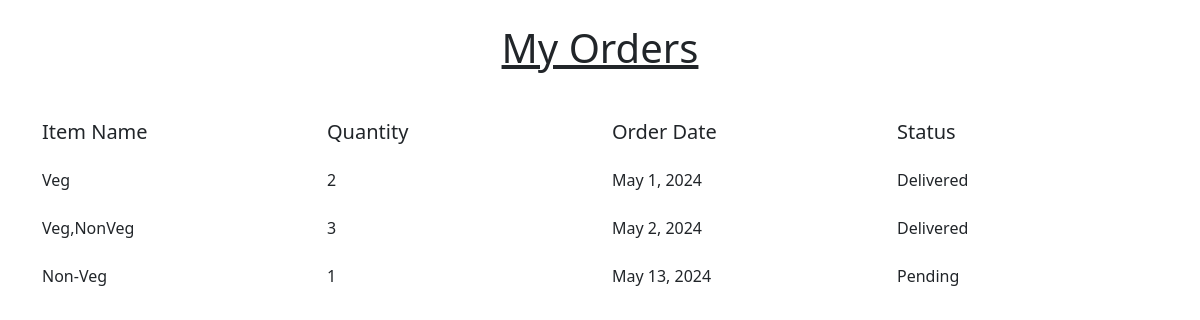
/order/ (signed in), run on the app's committed database.
### myApp/models.py (models this page shows)
class Order(models.Model):
    user=models.ForeignKey(settings.AUTH_USER_MODEL,on_delete=models.CASCADE,null=False)
    food_name=models.CharField(max_length=100)
    order_date = models.DateField(default=timezone.now)
    count=models.IntegerField()
    status=models.CharField(max_length=30,choices=[("Pending","Pending"),("Order Accept","Order Accept"),("Delivered","Delivered")],default="Pending")

### myApp/views.py (the view)
# urls.py: path('order/',views.order,name='order'),
def order(request):
    if request.user.is_staff:
        my_order=Order.objects.all()
    else:
        my_order=Order.objects.filter(user=request.user)
    data={
        'my_order':my_order,
    }
    return render(request,'myorder.html',data)

### template/myorder.html (shortened to what this page needs)
<!DOCTYPE html>
<html lang="en">
<head>
    <link href="https://cdn.jsdelivr.net/npm/bootstrap@5.0.2/dist/css/bootstrap.min.css" rel="stylesheet"
>
</head>
<body>
    <div class="container">
        <div class="text-center mt-4 mb-5">
            <div class="h1"><u>My Orders</u></div>
        </div>
        <div class="row h5">
            <div class="col">Item Name</div>
            <div class="col">Quantity</div>
            <div class="col">Order Date</div>
            <div class="col">Status</div>
        </div>
        {% for i in my_order %}
        <div class="row pt-3 pb-2">
            <div class="col">{{i.food_name}}</div>
            <div class="col">{{i.count}}</div>
            <div class="col">{{i.order_date}}</div>
            <div class="col">{{i.status}}</div>
        </div>
        {% endfor %}
    </div>
</body>
</html>

### data on the page
Order: food_name "Veg", count "2", order_date "May 1, 2024", status "Delivered"
Order: food_name "Veg,NonVeg", count "3", order_date "May 2, 2024", status "Delivered"
Order: food_name "Non-Veg", count "1", order_date "May 13, 2024", status "Pending"
